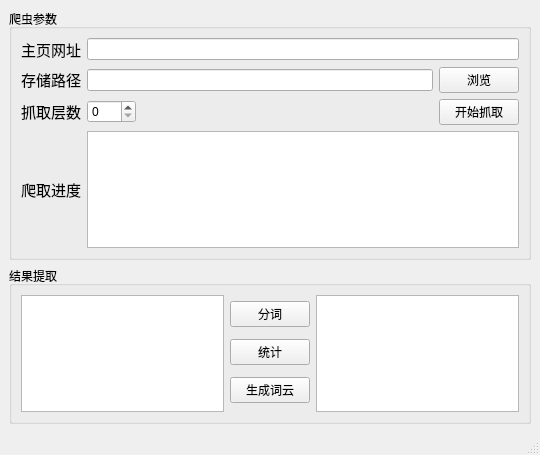
<?xml version="1.0" encoding="UTF-8"?>
<ui version="4.0">
 <class>MainWindow</class>
 <widget class="QMainWindow" name="MainWindow">
  <property name="geometry">
   <rect>
    <x>0</x>
    <y>0</y>
    <width>540</width>
    <height>455</height>
   </rect>
  </property>
  <property name="windowTitle">
   <string>MainWindow</string>
  </property>
  <property name="styleSheet">
   <string notr="true"/>
  </property>
  <widget class="QWidget" name="centralwidget">
   <layout class="QVBoxLayout" name="verticalLayout_4">
    <item>
     <layout class="QVBoxLayout" name="verticalLayout_3">
      <item>
       <widget class="QGroupBox" name="groupBox">
        <property name="title">
         <string>爬虫参数</string>
        </property>
        <layout class="QVBoxLayout" name="verticalLayout">
         <item>
          <layout class="QHBoxLayout" name="horizontalLayout" stretch="1,8">
           <item>
            <widget class="QLabel" name="label">
             <property name="text">
              <string>&lt;html&gt;&lt;head/&gt;&lt;body&gt;&lt;p&gt;&lt;span style=&quot; font-size:11pt;&quot;&gt;主页网址&lt;/span&gt;&lt;/p&gt;&lt;/body&gt;&lt;/html&gt;</string>
             </property>
            </widget>
           </item>
           <item>
            <widget class="QLineEdit" name="lineEdit"/>
           </item>
          </layout>
         </item>
         <item>
          <layout class="QHBoxLayout" name="horizontalLayout_2" stretch="1,7,1">
           <item>
            <widget class="QLabel" name="label_2">
             <property name="text">
              <string>&lt;html&gt;&lt;head/&gt;&lt;body&gt;&lt;p&gt;&lt;span style=&quot; font-size:11pt;&quot;&gt;存储路径&lt;/span&gt;&lt;/p&gt;&lt;/body&gt;&lt;/html&gt;</string>
             </property>
             <property name="textFormat">
              <enum>Qt::AutoText</enum>
             </property>
            </widget>
           </item>
           <item>
            <widget class="QLineEdit" name="lineEdit_2"/>
           </item>
           <item>
            <widget class="QPushButton" name="pushButton">
             <property name="text">
              <string>浏览</string>
             </property>
            </widget>
           </item>
          </layout>
         </item>
         <item>
          <layout class="QHBoxLayout" name="horizontalLayout_3" stretch="1,1,6,1">
           <item>
            <widget class="QLabel" name="label_3">
             <property name="text">
              <string>&lt;html&gt;&lt;head/&gt;&lt;body&gt;&lt;p&gt;&lt;span style=&quot; font-size:11pt;&quot;&gt;抓取层数&lt;/span&gt;&lt;/p&gt;&lt;/body&gt;&lt;/html&gt;</string>
             </property>
            </widget>
           </item>
           <item>
            <widget class="QSpinBox" name="spinBox"/>
           </item>
           <item>
            <spacer name="horizontalSpacer">
             <property name="orientation">
              <enum>Qt::Horizontal</enum>
             </property>
             <property name="sizeHint" stdset="0">
              <size>
               <width>40</width>
               <height>20</height>
              </size>
             </property>
            </spacer>
           </item>
           <item>
            <widget class="QPushButton" name="pushButton_2">
             <property name="text">
              <string>开始抓取</string>
             </property>
            </widget>
           </item>
          </layout>
         </item>
         <item>
          <layout class="QHBoxLayout" name="horizontalLayout_4" stretch="1,8">
           <item>
            <widget class="QLabel" name="label_4">
             <property name="text">
              <string>&lt;html&gt;&lt;head/&gt;&lt;body&gt;&lt;p&gt;&lt;span style=&quot; font-size:11pt;&quot;&gt;爬取进度&lt;/span&gt;&lt;/p&gt;&lt;/body&gt;&lt;/html&gt;</string>
             </property>
            </widget>
           </item>
           <item>
            <widget class="QTextBrowser" name="textBrowser"/>
           </item>
          </layout>
         </item>
        </layout>
       </widget>
      </item>
      <item>
       <widget class="QGroupBox" name="groupBox_2">
        <property name="title">
         <string>结果提取</string>
        </property>
        <layout class="QHBoxLayout" name="horizontalLayout_5">
         <item>
          <widget class="QTextBrowser" name="textBrowser_2"/>
         </item>
         <item>
          <layout class="QVBoxLayout" name="verticalLayout_2" stretch="4,1,4">
           <item>
            <widget class="QPushButton" name="pushButton_3">
             <property name="text">
              <string>分词</string>
             </property>
            </widget>
           </item>
           <item>
            <widget class="QPushButton" name="pushButton_4">
             <property name="text">
              <string>统计</string>
             </property>
            </widget>
           </item>
           <item>
            <widget class="QPushButton" name="pushButton_5">
             <property name="text">
              <string>生成词云</string>
             </property>
            </widget>
           </item>
          </layout>
         </item>
         <item>
          <widget class="QTextBrowser" name="textBrowser_3"/>
         </item>
        </layout>
       </widget>
      </item>
     </layout>
    </item>
   </layout>
  </widget>
  <widget class="QMenuBar" name="menubar">
   <property name="geometry">
    <rect>
     <x>0</x>
     <y>0</y>
     <width>540</width>
     <height>23</height>
    </rect>
   </property>
  </widget>
  <widget class="QStatusBar" name="statusbar"/>
 </widget>
 <resources/>
 <connections/>
</ui>
